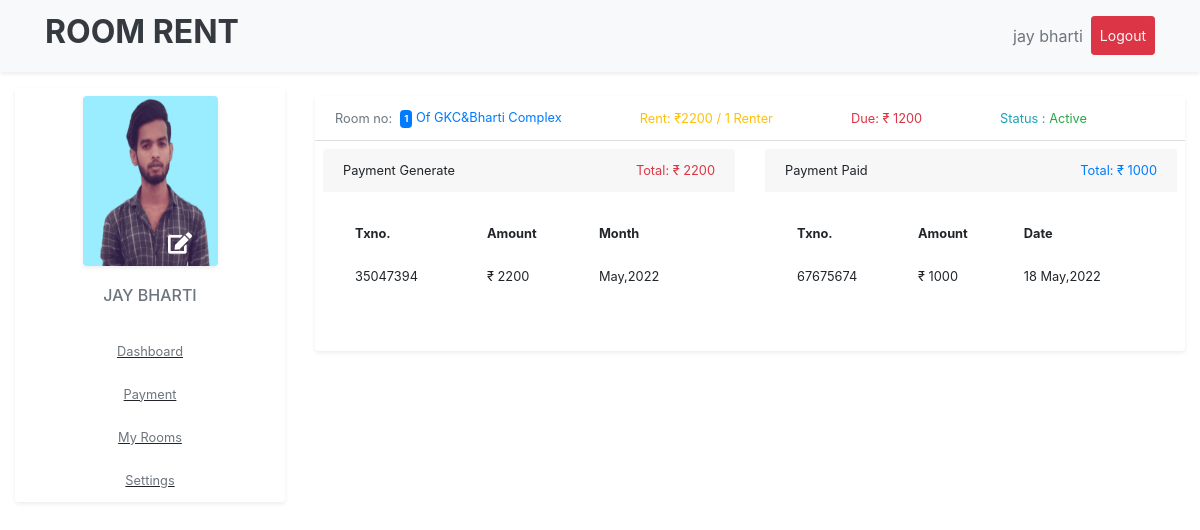
The page /renter_payment/ (signed in) on the database as committed earlier.
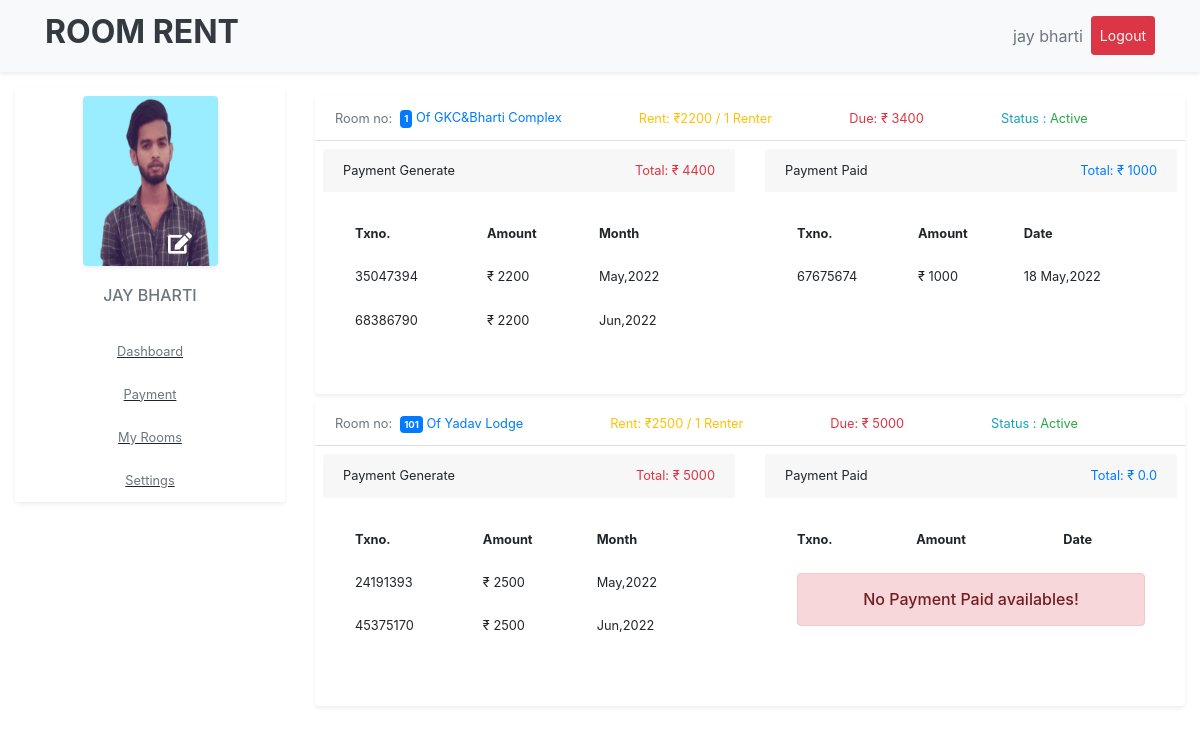
The same page on the database as committed later.
### datawork/models.py (models this page shows, shortened)
class RoomAllot(models.Model):
    ra_id = models.AutoField(primary_key=True)
    ra_room_id = models.ForeignKey(Room, on_delete=models.DO_NOTHING)
    house_id = models.ForeignKey(OwnerHouse, on_delete=models.CASCADE)
    user_id = models.ForeignKey(User, on_delete=models.DO_NOTHING,related_name='user_id')
    renter = models.ForeignKey(User, on_delete=models.DO_NOTHING,related_name='renter')
    ra_doc = models.DateTimeField(default=datetime.now(), blank=True)
    ra_status = models.CharField(max_length=20, default='1',choices=(("0", "Request"), ("1", "Active"),("2","Pending")))
    slug = models.SlugField(blank=True, null=True)

class Room(models.Model):
    r_id = models.AutoField(primary_key=True)
    user_id = models.ForeignKey(User,on_delete=models.CASCADE)
    house_id = models.ForeignKey(OwnerHouse,on_delete=models.CASCADE)
    r_title = models.CharField(max_length=100)
    r_rent = models.IntegerField()
    r_type = models.ForeignKey(RoomType,on_delete=models.DO_NOTHING)
    r_desc = models.CharField(max_length=200)
    r_image = models.ImageField(upload_to="image")
    slug = models.SlugField()
    r_status = models.CharField(max_length=20, default='1',choices=(("0", "Pending"), ("1", "Active")))
    r_doc = models.DateTimeField(default=datetime.now(), blank=True)

class OwnerHouse(models.Model):
    ho_id = models.AutoField(primary_key=True)
    user_id = models.ForeignKey(User,on_delete=models.CASCADE)
    ho_contact = models.CharField(max_length=10,unique=True)
    ho_street = models.CharField(max_length=200)
    house_name = models.CharField(max_length=100)
    house_image = models.ImageField(upload_to="image")
    state = models.ForeignKey(State,on_delete=models.CASCADE)
    city = models.ForeignKey(City,on_delete=models.CASCADE)
    slug = models.SlugField(blank=True, null=True)

class PaymentGenerate(models.Model):
    pg_id = models.AutoField(primary_key=True)
    pg_txn = models.CharField(max_length=100)
    user_id = models.ForeignKey(User,on_delete=models.DO_NOTHING, related_name='user_renter')
    owner = models.ForeignKey(User,on_delete=models.DO_NOTHING, related_name='user_owner')
    pg_amount = models.IntegerField()
    pg_month = models.DateTimeField()
    pg_allot_id = models.ForeignKey(RoomAllot,on_delete=models.DO_NOTHING)
    pg_doc = models.DateTimeField(default=datetime.now(), blank=True)
    slug = models.SlugField(blank=True, null=True)

class PaymentPaid(models.Model):
    pp_id = models.AutoField(primary_key=True)
    pp_txn = models.CharField(max_length=100)
    renter_id = models.ForeignKey(User, on_delete=models.DO_NOTHING,related_name='renter_id')
    owner_id = models.ForeignKey(User, on_delete=models.DO_NOTHING,related_name='owner_id')
    pp_amount = models.IntegerField()
    pp_allot_id = models.ForeignKey(RoomAllot,on_delete=models.DO_NOTHING)
    pp_doc = models.DateTimeField(default=datetime.now(), blank=True)
    slug = models.SlugField(blank=True,null=True)

### datawork/views.py (the view)
# urls.py: path('renter_payment/',views.renter_payment,name="renter_payment"),
@login_required(login_url=logins)
def renter_payment(r):
    data = {
        "user": RoomRenter.objects.filter(user_id__username=r.user),
        "userdata": User.objects.filter(username=r.user),
        "room": RoomAllot.objects.filter(Q(renter__username=r.user, ra_status='1') | Q(renter__username=r.user, ra_status='2')),
    }
    return render(r,'roomrenter/rr_payment.html',data)

### datawork/templatetags/template_tags.py (called while the page is built)
@register.filter
def room_allot_count(context):
    qs = RoomAllot.objects.filter(ra_room_id=context,ra_status='1')
    if qs.exists():
        return qs.count()
    else:
        return 0

@register.filter
def room_owner_house(context):
    qs = OwnerHouse.objects.get(ho_id=context)
    if qs:
        return qs.house_name
    else:
        return 0

@register.filter
def sum_pg_amount(x):
    total = x.paymentgenerate_set.aggregate(Sum('pg_amount'))['pg_amount__sum'] or 00.00
    return total

@register.filter
def sum_pp_amount(x):
    total = x.paymentpaid_set.aggregate(Sum('pp_amount'))['pp_amount__sum'] or 00.00
    return total

@register.filter
def subtract(x):
    value = x.paymentgenerate_set.aggregate(Sum('pg_amount'))['pg_amount__sum'] or 00.00
    arg = x.paymentpaid_set.aggregate(Sum('pp_amount'))['pp_amount__sum'] or 00.00
    return round(abs(value - arg))

@register.filter
def cond(x):
    value = x.paymentgenerate_set.aggregate(Sum('pg_amount'))['pg_amount__sum'] or 00.00
    arg = x.paymentpaid_set.aggregate(Sum('pp_amount'))['pp_amount__sum'] or 00.00
    if(value - arg > 0):
        return True
    else:
        return False

### templates/roomrenter/rr_payment.html
{% extends 'roomrenter/rr_base.html' %}
{% load template_tags %}
{% block content %}
<div class="col-lg-9">
{% for rm in room %}
    <div class="card mt-2 mb-2 border-0 shadow-sm" >
    <div class="card-header bg-transparent small">
        <div class="form-inline text-muted">
            Room no: <a href="{% url 'room_view' rm.ra_room_id.r_id %}" class="nav-link text-primary text-capitalize ml-2 m-0 p-0"> <span class="badge badge-primary p-1">{{ rm.ra_room_id.r_title }}</span> of {{ rm.ra_room_id.house_id.ho_id|room_owner_house }}</a>
            <span class="text-warning ml-auto">Rent:  ₹{{ rm.ra_room_id.r_rent }} / {{ rm.ra_room_id|room_allot_count }} Renter</span>
            <span class=" ml-auto">
                {% if rm|cond %}
                      <span class="text-danger">Due: ₹ {{ rm|subtract }}</span>
                {% else  %}
                    <span class="text-success">Advance : ₹ {{ rm|subtract }}</span>
                {% endif %}
            </span>
            <span class="mx-auto text-info">
                Status :
                {% if rm.ra_status == '1' %}
                    <span class="text-success">Active</span>
                {% elif rm.ra_status == '2' %}
                    <span class="text-danger">Pending</span>
                {% else %}
                    <span class="text-danger">Request</span>
                {% endif %}
            </span>
        </div>
    </div>
    <div class="card-body m-1 p-1">
        <div class="row mb-2">
    <div class="col-lg-6">
        <div class="card border-0">
                <div class="card-header small border-0">Payment Generate <span class="float-right text-danger">Total: ₹ {{ rm|sum_pg_amount }} </span></div>
                <div class="card-body ">
                    <table class="table table-responsive-sm table-borderless">
                        <tr class="small">
                            <th>Txno.</th>
                            <th>Amount</th>
                            <th>Month</th>
                        </tr>
                        {% for pg in rm.paymentgenerate_set.all %}
                        <tr class="small">
                            <td>{{ pg.pg_txn }}</td>
                            <td>₹ {{ pg.pg_amount }}</td>
                            <td>{{ pg.pg_month|date:'M,Y' }}</td>
                        </tr>
                        {% empty %}
                            <tr>
                                <td colspan="4"><div class="alert alert-danger h6 text-center p-3" role="alert">No Payment Generate availables!</div></td>
                            </tr>
                        {% endfor %}
                    </table>
                </div>
            </div>
    </div>
     <div class="col-lg-6">
        <div class="card border-0">
                <div class="card-header small border-0">Payment Paid <span class="float-right text-primary"> Total: ₹ {{ rm|sum_pp_amount }}</span></div>
                <div class="card-body ">
                    <table class="table table-responsive-sm table-borderless">
                        <tr class="small">
                            <th>Txno.</th>
                            <th>Amount</th>
                            <th>Date</th>
                        </tr>
                        {% for pp in rm.paymentpaid_set.all %}
                        <tr class="small">
                            <td>{{ pp.pp_txn }}</td>
                            <td>₹ {{ pp.pp_amount }}</td>
                            <td>{{ pp.pp_doc|date:'d M,Y' }}</td>
                        </tr>
                        {% empty %}
                            <tr>
                                <td colspan="4"><div class="alert alert-danger h6 text-center p-3" role="alert">No Payment Paid availables!</div></td>
                            </tr>
                        {% endfor %}
                    </table>
                </div>
            </div>
    </div>
</div>
    </div>
   </div>
{% empty %}
    <div class="alert alert-danger h6 text-center p-3" role="alert">No room availables!</div>
{% endfor %}
</div>
{% endblock %}

Rows that differ between the two databases and show on the page:
computed for RoomAllot "GKC&Bharti Complex": ra_id "1200" → "3400"; ra_id "2200" → "4400"
added PaymentGenerate: pg_txn "68386790", pg_amount "2200", pg_month "Jun,2022", shown under RoomAllot "GKC&Bharti Complex"
added RoomAllot: ra_room_id.r_title "101", ra_room_id.house_id.ho_id|room_owner_house "Yadav Lodge", ra_room_id.r_rent "2500", ra_room_id|room_allot_count "1", ra_id "5000", ra_status "Active", ra_id "0.0"
added PaymentGenerate: pg_txn "24191393", pg_amount "2500", pg_month "May,2022", shown under "101"
added PaymentGenerate: pg_txn "45375170", pg_amount "2500", pg_month "Jun,2022", shown under "101"
